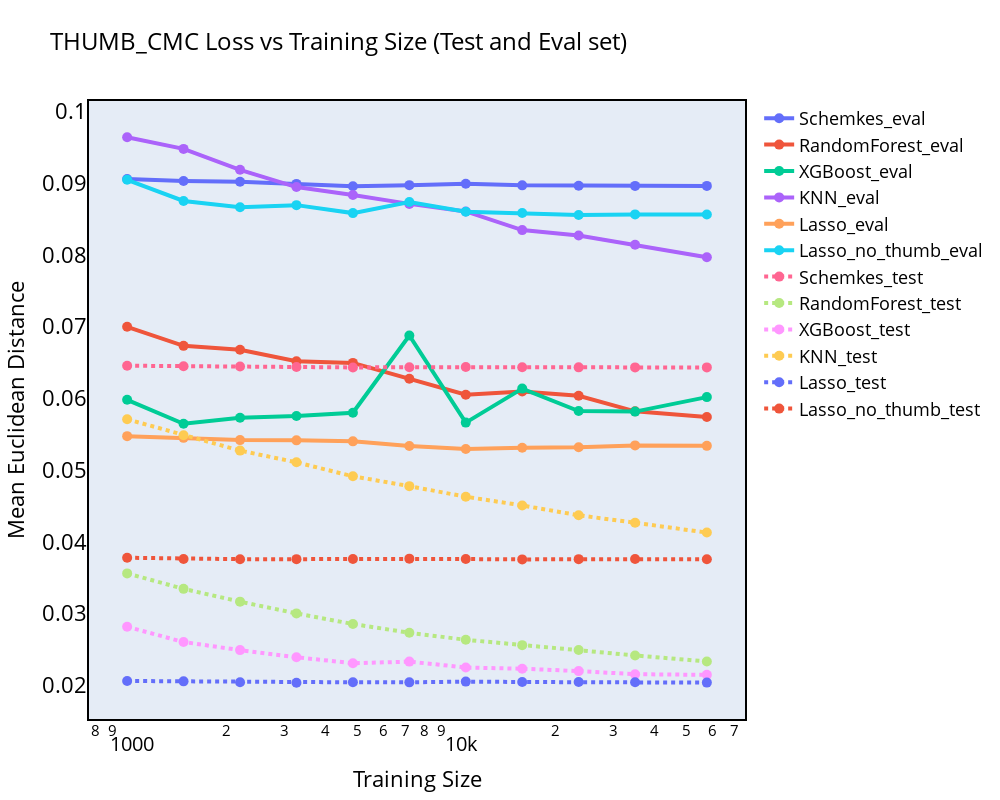

This figure's notebook cell:
### Code cell
# PLOT BOTH
fig = go.Figure()
for model, model_data in data_random.items():
    fig.add_trace(
        go.Scatter(
            x=x_values,
            y=model_data["Eval_Error"],
            mode="lines+markers",
            name=model+"_eval",
            line=dict(width=4),
            marker=dict(size=10)
        )
    )
    fig.add_trace(
        go.Scatter(
            x=x_values,
            y=model_data["Test_Error"],
            mode="lines+markers",
            name=model+"_test",
            line=dict(width=4, dash='dot'),
            marker=dict(size=10)
        )
    )

fig.update_layout(
    title="THUMB_CMC Loss vs Training Size (Test and Eval set)",
    width=1000,
    height=800,
    xaxis_title="Training Size",
    yaxis_title="Mean Euclidean Distance",
    xaxis_type="log",
)
# Draw rectangle as border
fig.add_shape(
    dict(
        type="rect",
        xref="paper",
        yref="paper",
        x0=0,
        y0=0,
        x1=1,
        y1=1,
        line=dict(color="black", width=2),
    )
)
# Remove gridlines
fig.update_xaxes(showgrid=False)
fig.update_yaxes(showgrid=False)

# Make title font bigger
fig.update_layout(title_font_size=24)

# Make text color black
fig.update_layout(font=dict(color="black"))

# Set font to times new roman
# fig.update_layout(font=dict(family="Times New Roman"))
# Increase font of y and x axis
fig.update_xaxes(tickfont=dict(size=20))
fig.update_yaxes(tickfont=dict(size=22))
# Increase font of xaxis_title
fig.update_xaxes(title_font=dict(size=22))
# Increase font of yaxis_title
fig.update_yaxes(title_font=dict(size=22))
# Make legend bottom
# fig.update_layout(
#     legend=dict(
#         orientation="h",  # Horizontal orientation
#         yanchor="bottom",  # Anchor to the bottom of the legend
#         y=-0.2,  # Adjust y position to move it slightly below the plot
#         xanchor="center",  # Anchor to the center of the legend
#         x=0.5  # Position the legend in the middle of the x-axis
#     )
# )
# Incraese legend font
fig.update_layout(legend=dict(font=dict(size=18)))
fig.show()

### Figure 1 — Plotly figure (JSON) as saved in the notebook; plotly's stock layout.template omitted (floating-point values rounded to 4 significant figures)
{"data": [{"line": {"width": 4}, "marker": {"size": 10}, "mode": "lines+markers", "name": "Schemkes_eval", "type": "scatter", "x": [1000, 1484, 2204, 3271, 4856, 7208, 10700, 15883, 23578, 35000, 57837], "y": [0.09058, 0.09031, 0.0902, 0.0899, 0.08958, 0.08973, 0.08991, 0.0897, 0.08965, 0.08962, 0.08963]}, {"line": {"width": 4}, "marker": {"size": 10}, "mode": "lines+markers", "name": "RandomForest_eval", "type": "scatter", "x": [1000, 1484, 2204, 3271, 4856, 7208, 10700, 15883, 23578, 35000, 57837], "y": [0.06999, 0.06733, 0.06679, 0.06519, 0.06496, 0.06275, 0.06052, 0.06096, 0.06037, 0.0582, 0.05741]}, {"line": {"width": 4}, "marker": {"size": 10}, "mode": "lines+markers", "name": "XGBoost_eval", "type": "scatter", "x": [1000, 1484, 2204, 3271, 4856, 7208, 10700, 15883, 23578, 35000, 57837], "y": [0.0598, 0.05647, 0.05732, 0.05754, 0.05801, 0.06878, 0.05663, 0.06137, 0.05825, 0.05816, 0.06018]}, {"line": {"width": 4}, "marker": {"size": 10}, "mode": "lines+markers", "name": "KNN_eval", "type": "scatter", "x": [1000, 1484, 2204, 3271, 4856, 7208, 10700, 15883, 23578, 35000, 57837], "y": [0.0964, 0.09478, 0.09187, 0.08946, 0.08836, 0.08712, 0.08606, 0.08346, 0.0827, 0.08142, 0.07967]}, {"line": {"width": 4}, "marker": {"size": 10}, "mode": "lines+markers", "name": "Lasso_eval", "type": "scatter", "x": [1000, 1484, 2204, 3271, 4856, 7208, 10700, 15883, 23578, 35000, 57837], "y": [0.05474, 0.0545, 0.05419, 0.05415, 0.05402, 0.05336, 0.05296, 0.05312, 0.0532, 0.05346, 0.05339]}, {"line": {"width": 4}, "marker": {"size": 10}, "mode": "lines+markers", "name": "Lasso_no_thumb_eval", "type": "scatter", "x": [1000, 1484, 2204, 3271, 4856, 7208, 10700, 15883, 23578, 35000, 57837], "y": [0.09047, 0.08753, 0.08665, 0.08694, 0.08583, 0.08738, 0.08603, 0.08584, 0.08556, 0.08565, 0.08563]}, {"line": {"dash": "dot", "width": 4}, "marker": {"size": 10}, "mode": "lines+markers", "name": "Schemkes_test", "type": "scatter", "x": [1000, 1484, 2204, 3271, 4856, 7208, 10700, 15883, 23578, 35000, 57837], "y": [0.06456, 0.06448, 0.06446, 0.06439, 0.06432, 0.06435, 0.06439, 0.06434, 0.06433, 0.06433, 0.06433]}, {"line": {"dash": "dot", "width": 4}, "marker": {"size": 10}, "mode": "lines+markers", "name": "RandomForest_test", "type": "scatter", "x": [1000, 1484, 2204, 3271, 4856, 7208, 10700, 15883, 23578, 35000, 57837], "y": [0.03561, 0.03346, 0.03167, 0.03003, 0.02856, 0.02734, 0.02636, 0.02561, 0.02494, 0.02418, 0.02334]}, {"line": {"dash": "dot", "width": 4}, "marker": {"size": 10}, "mode": "lines+markers", "name": "XGBoost_test", "type": "scatter", "x": [1000, 1484, 2204, 3271, 4856, 7208, 10700, 15883, 23578, 35000, 57837], "y": [0.02817, 0.02605, 0.02492, 0.02393, 0.02309, 0.02332, 0.02249, 0.02233, 0.02199, 0.02156, 0.02147]}, {"line": {"dash": "dot", "width": 4}, "marker": {"size": 10}, "mode": "lines+markers", "name": "KNN_test", "type": "scatter", "x": [1000, 1484, 2204, 3271, 4856, 7208, 10700, 15883, 23578, 35000, 57837], "y": [0.0571, 0.05487, 0.05273, 0.0511, 0.04914, 0.04778, 0.0463, 0.04509, 0.04371, 0.04267, 0.0413]}, {"line": {"dash": "dot", "width": 4}, "marker": {"size": 10}, "mode": "lines+markers", "name": "Lasso_test", "type": "scatter", "x": [1000, 1484, 2204, 3271, 4856, 7208, 10700, 15883, 23578, 35000, 57837], "y": [0.02062, 0.02057, 0.02044, 0.02037, 0.02043, 0.02042, 0.02053, 0.02047, 0.02048, 0.02045, 0.02039]}, {"line": {"dash": "dot", "width": 4}, "marker": {"size": 10}, "mode": "lines+markers", "name": "Lasso_no_thumb_test", "type": "scatter", "x": [1000, 1484, 2204, 3271, 4856, 7208, 10700, 15883, 23578, 35000, 57837], "y": [0.03779, 0.03763, 0.03759, 0.0376, 0.03762, 0.03767, 0.03761, 0.03757, 0.0376, 0.03761, 0.03758]}], "layout": {"font": {"color": "black"}, "height": 800, "legend": {"font": {"size": 18}}, "shapes": [{"line": {"color": "black", "width": 2}, "type": "rect", "x0": 0, "x1": 1, "xref": "paper", "y0": 0, "y1": 1, "yref": "paper"}], "title": {"font": {"size": 24}, "text": "THUMB_CMC Loss vs Training Size (Test and Eval set)"}, "width": 1000, "xaxis": {"showgrid": false, "tickfont": {"size": 20}, "title": {"font": {"size": 22}, "text": "Training Size"}, "type": "log"}, "yaxis": {"showgrid": false, "tickfont": {"size": 22}, "title": {"font": {"size": 22}, "text": "Mean Euclidean Distance"}}}}
